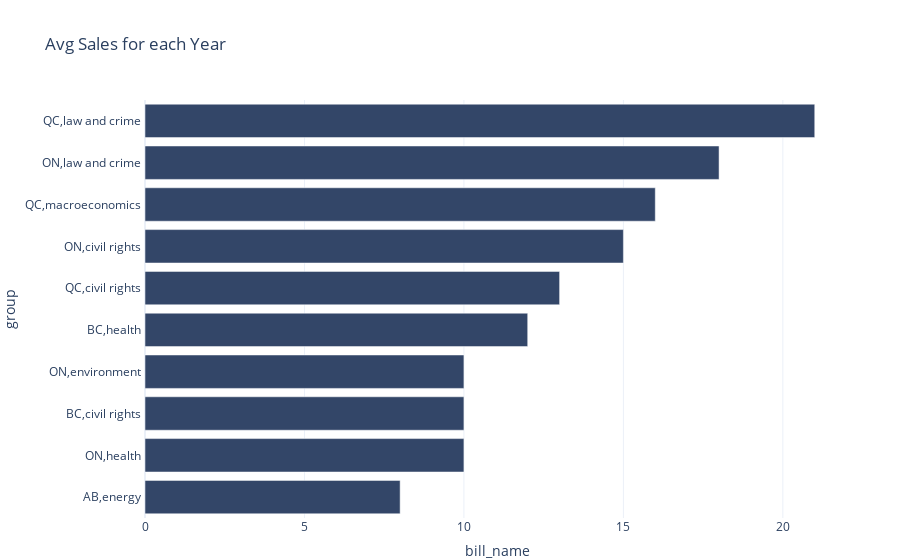

The notebook cell this image was saved under:
### Code cell
df_new4=F_Legistlation.groupby(["province_territory","topic"]).count().reset_index().sort_values(by="bill_name", ascending=False).head(10)
df_new4["group"] = df_new4["province_territory"] + ","+ df_new4["topic"]

fig_bar = px.bar(df_new4, y="group", x="bill_name", title='Distribution of years active',
                 color_discrete_sequence=['#334668'])
fig_bar.update_yaxes(showgrid=False, categoryorder='total ascending', ticksuffix=' ', showline=False)
fig_bar.update_layout(title='Avg Sales for each Year',
    barmode='stack', 
    template="plotly_white",
    margin=dict(l=0, r=50, t=100, b=10),
    showlegend=False, 
)
fig_bar.show()

### Figure 1 — Plotly figure (JSON) as saved in the notebook; plotly's stock layout.template omitted (floating-point values rounded to 4 significant figures)
{"data": [{"alignmentgroup": "True", "hovertemplate": "bill_name=%{x}<br>group=%{y}<extra></extra>", "legendgroup": "", "marker": {"color": "#334668", "pattern": {"shape": ""}}, "name": "", "offsetgroup": "", "orientation": "h", "showlegend": false, "textposition": "auto", "type": "bar", "x": [21, 18, 16, 15, 13, 12, 10, 10, 10, 8], "xaxis": "x", "y": ["QC,law and crime", "ON,law and crime", "QC,macroeconomics", "ON,civil rights", "QC,civil rights", "BC,health", "ON,health", "BC,civil rights", "ON,environment", "AB,energy"], "yaxis": "y"}], "layout": {"autosize": true, "barmode": "stack", "legend": {"tracegroupgap": 0}, "margin": {"b": 10, "l": 0, "r": 50, "t": 100}, "showlegend": false, "title": {"text": "Avg Sales for each Year"}, "xaxis": {"anchor": "y", "autorange": true, "domain": [0, 1], "range": [0, 22.11], "title": {"text": "bill_name"}, "type": "linear"}, "yaxis": {"anchor": "x", "autorange": true, "categoryorder": "total ascending", "domain": [0, 1], "range": [-0.5, 9.5], "showgrid": false, "showline": false, "ticksuffix": " ", "title": {"text": "group"}, "type": "category"}}}
